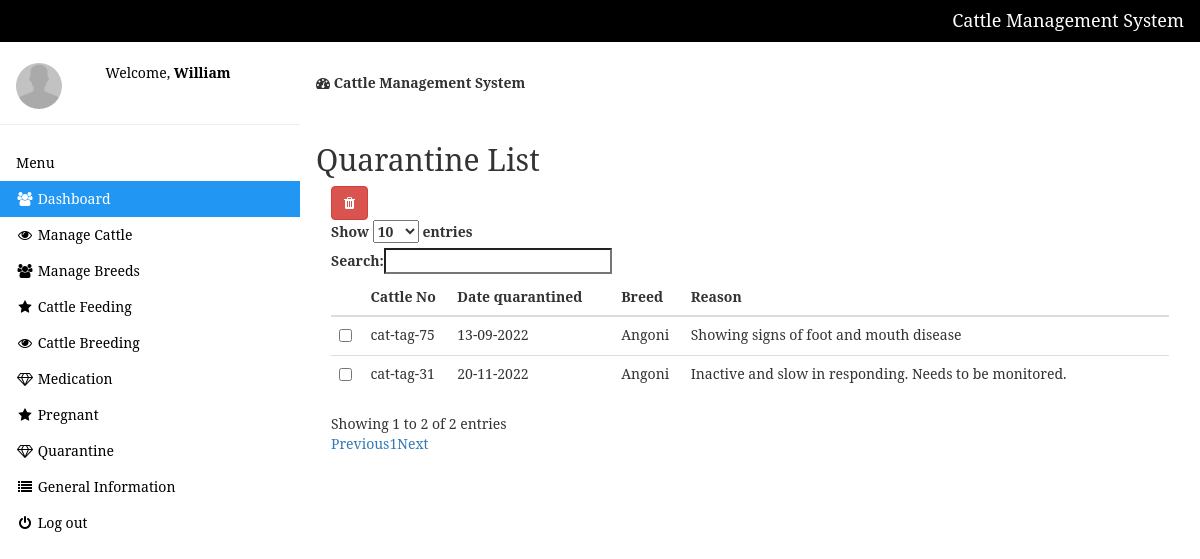
The app's page /manage-quarantine.php (signed in) with its own data.
### tables this page shows
CREATE TABLE `quarantine` (
  `id` int NOT NULL,
  `cattle_no` varchar(50) NOT NULL,
  `date_q` varchar(10) NOT NULL,
  `reason` text NOT NULL,
  `breed` varchar(50) NOT NULL
);

### manage-quarantine.php (the view, shortened to what this page needs)
<?php include 'setting/system.php'; ?>
<?php include 'theme/head.php'; ?>
<?php include 'theme/sidebar.php'; ?>
<div class="w3-main" style="margin-left:300px;margin-top:43px;">
  <header class="w3-container" style="padding-top:22px">
    <h5><b><i class="fa fa-dashboard"></i> Cattle Management System</b></h5>
  </header>
 <div class="w3-container" style="padding-top:22px">
	 <div class="w3-row">
	 	<h2>Quarantine List</h2>
	 	<div class="col-md-12">
	 		<a title="Check to delete from list" data-toggle="modal" data-target="#_remove" id="delete"  class="btn btn-danger"><i class="fa fa-trash"></i>
			</a>
	 		<form method="post" action="remove_quarantine.php">
	 		<table class="table table-hover" id="table">
	 			<thead>
	 				<tr>
	 					<th></th>
	 					<th>Cattle No</th>
	 					<th>Date quarantined</th>
	 					<th>Breed</th>
	 					<th>Reason</th>
	 				</tr>
	 			</thead>
	 			<tbody>
	 				<?php
	 				$get = $db->query("SELECT * FROM quarantine");
	 				$res = $get->fetchAll(PDO::FETCH_OBJ);
	 				foreach($res as $n){ ?>
                         <tr>
                         	<td>
                         		<input type="checkbox" name="selector[]" value="<?php echo $n->id ?>">
                         	</td>
                         	<td> <?php echo $n->cattle_no; ?> </td>
                         	<td>  <?php echo $n->date_q; ?> </td>
                         	<td><?php echo $n->breed; ?> </td>
                         	<td> <?php echo $n->reason; ?> </td>
                         </tr>
	 				<?php }
	 				?>
	 			</tbody>
	 		</table>
	 	</form>
	 	</div>
	 	 </div>
</div>
</div>

### theme/head.php (style rules this page uses)
body { font-family: 'Serif'; background-color: #FFFFFF; }

### records on screen
quarantine: cattle_no "cat-tag-75", date_q "13-09-2022", breed "Angoni", reason "Showing signs of foot and mouth disease"
quarantine: cattle_no "cat-tag-31", date_q "20-11-2022", breed "Angoni", reason "Inactive and slow in responding. Needs to be monitored."

### other values on screen
NAME_ "Cattle Management System"
$_SESSION['user'] "William"
